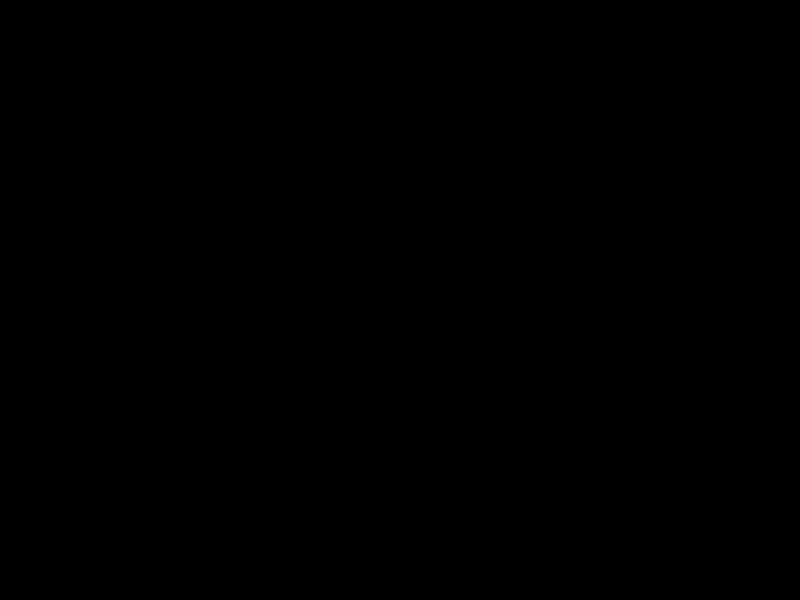
Frame 1 (no input)
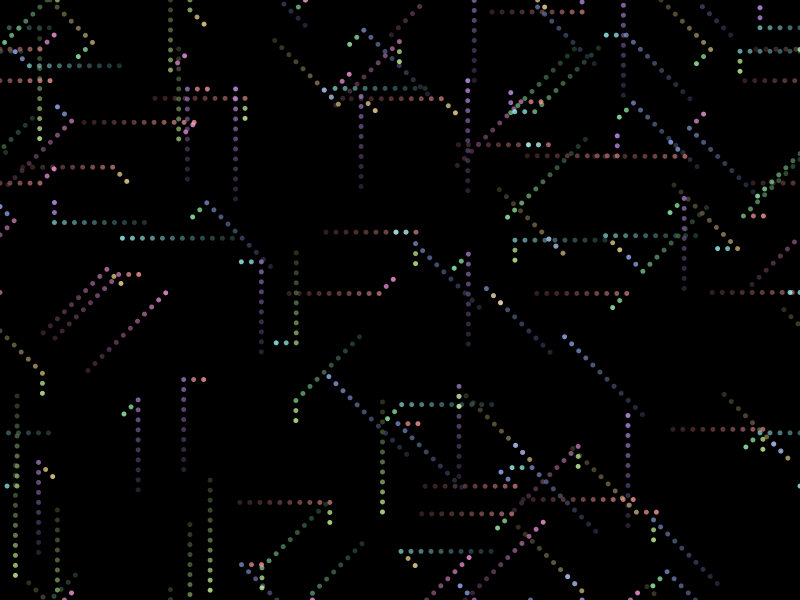
Frame 60 (the mouse pressed at the canvas centre just before this capture)
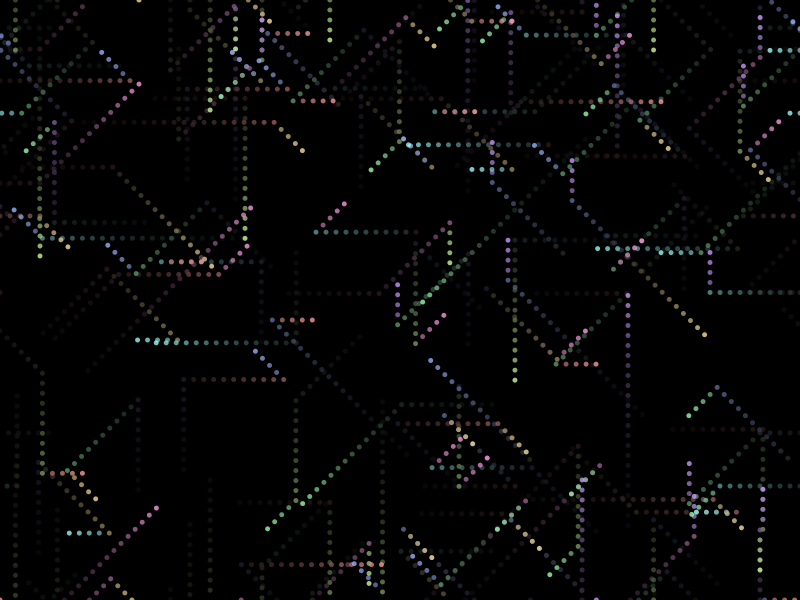
Frame 120 (the mouse held since frame 60 and released just before this capture)

The Processing sketch that drew these frames (run headless with seeded random() and noise(); from frame 60 on, the mouse is pressed at the canvas centre):

// Processing sketch: processing_27222
// ── processing_27222.pde

final int N = 100;
final int SKIP = 5;

float[] x = new float[N];
float[] y = new float[N];
float[] rad = new float[N];

int count = 0;

void setup(){
  size(800,600);
  background(0);
  
  smooth();
  
  colorMode(HSB,255);
  
  for(int i=0; i<N; i++){
    x[i] = random(width);
    y[i] = random(height);
    rad[i] = PI/4*int(random(9));
  }
  
  ellipseMode(CENTER);
  noStroke();
  
  /*for(int i=0; i<100; i++){
    draw();
  }*/
}

void draw(){
  if(frameCount%SKIP==0){
    count += 1;
  }else{
    return;
  }
  
  fill(0,0,0,30);
  rect(0,0,width,height);
  
  for(int i=0; i<N; i++){
    x[i] += 10*cos(rad[i]);
    y[i] += 10*sin(rad[i]);
    
    fill(int(rad[i]%TWO_PI/TWO_PI*255),100,255,200);
    
    if(x[i]>width) x[i]=0;
    if(y[i]>height) y[i]=0;
    if(x[i]<0) x[i]=width;
    if(y[i]<0) y[i]=height;
    
    ellipse(x[i],y[i],5,5);
    
    if(count%10==0){
      rad[i] += PI/4*int(random(9));
    }
  }
}
